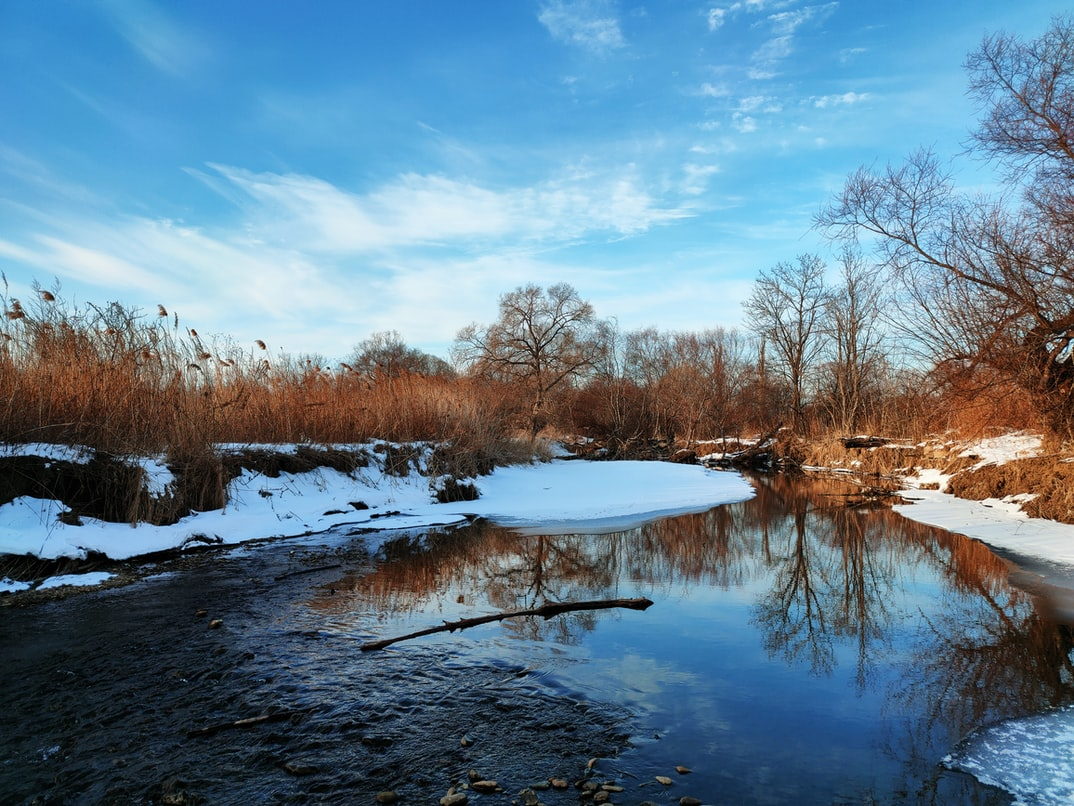
#> input picture Sample images and videos/Scene.jpg, 1074 x 806 px, found by its file name
$ python contours.py
#> lines starting #> are read from the running program, lines starting #| are printed output that depends on the picture; after the words box and inside, x2 and y2 are one past the last pixel; in counts of white or black regions, pixels touching at a corner belong together
#Basically the boundaries of objects
import cv2 as cv
import numpy as np


img = cv.imread('Sample images and videos\Scene.jpg')
#> img is the input picture: shape (806, 1074, 3); mean B, G, R 145.7, 126.5, 97.8
# print(img.shape)
cv.imshow('nature',img)

#Creating a blank page
blank = np.zeros(img.shape, dtype='uint8')
cv.imshow('blank',blank)
#grayscaling the image to have more visible edges
gray = cv.cvtColor(img , cv.COLOR_BGR2GRAY)
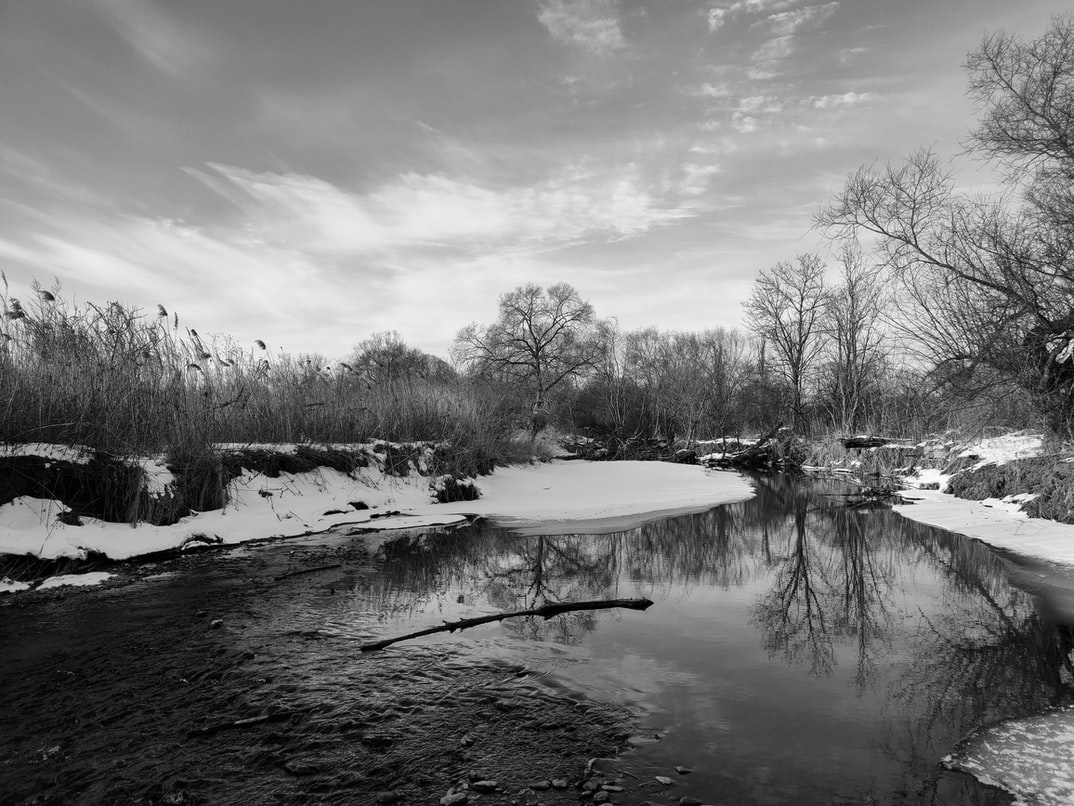
#> gray: shape (806, 1074); min 0, max 254, mean 120.1
cv.imshow('grey',gray)

#Using canny to figure out the edges
canny = cv.Canny(gray,125,150,)
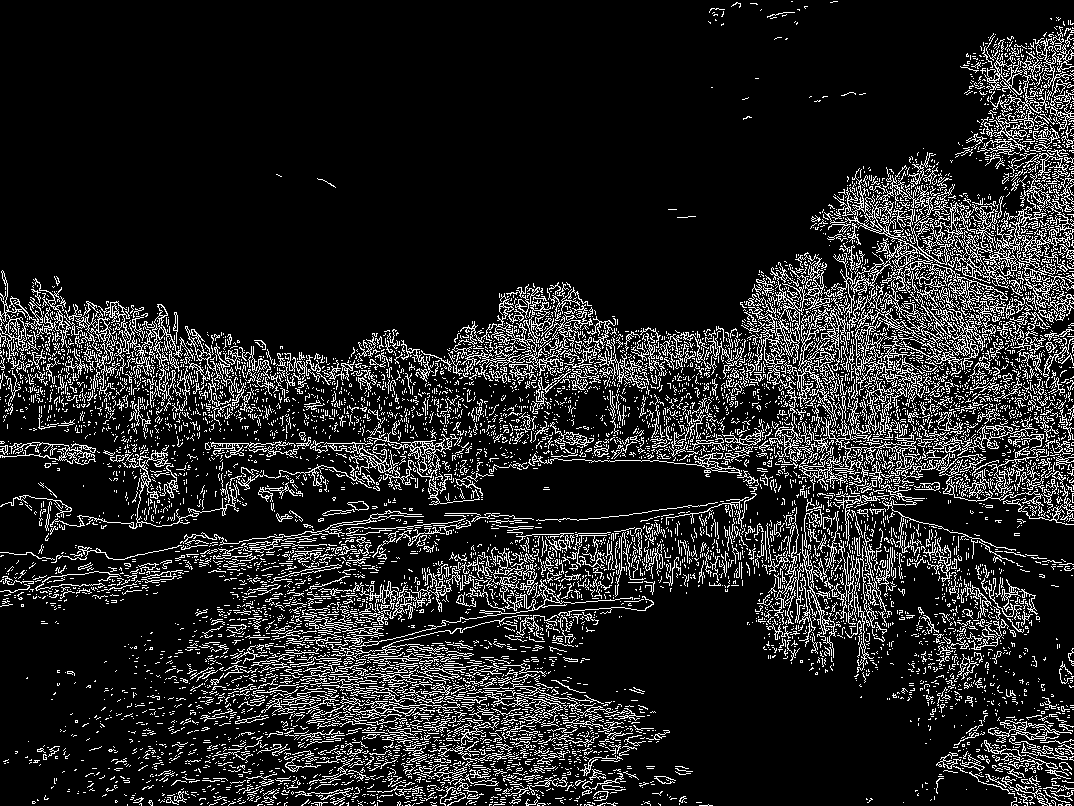
#> canny: shape (806, 1074); 13.6% white in thin lines or dots
cv.imshow('canny',canny)

#thresholding the image to figure out edges (Canny alternate)
ret , thresh = cv.threshold(gray,125,150,cv.THRESH_BINARY)
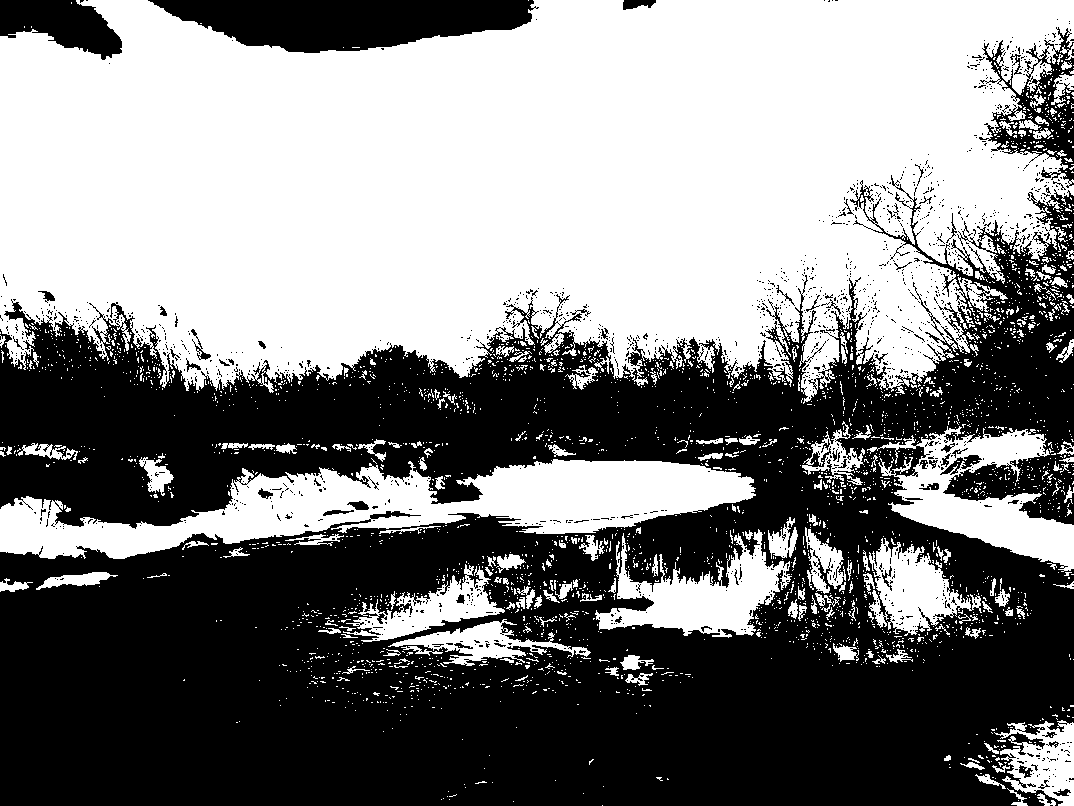
#> thresh: shape (806, 1074); values 0 (black) and 150 (white), 50.4% white; 1595 black regions (1536 under 20 px)
cv.imshow('thresh',thresh)


#using contours gives out a python list of all the co ordinates of the image pixels
contours , hierarchy = cv.findContours(thresh , cv.RETR_EXTERNAL , cv.CHAIN_APPROX_SIMPLE)
#> contours = 3010 contours, 2885 with area under 20; largest, box (x1, y1, x2, y2) and area: (0, 0, 1074, 404) 340403, (0, 459, 756, 559) 34344, (867, 426, 1074, 572) 11907, (595, 529, 792, 638) 8563, (869, 538, 982, 636) 5167
print(len(contours))
#| 3010

#writing the contour lines on the blank page
cv.drawContours(blank,contours,-1,(255,255,255),1)
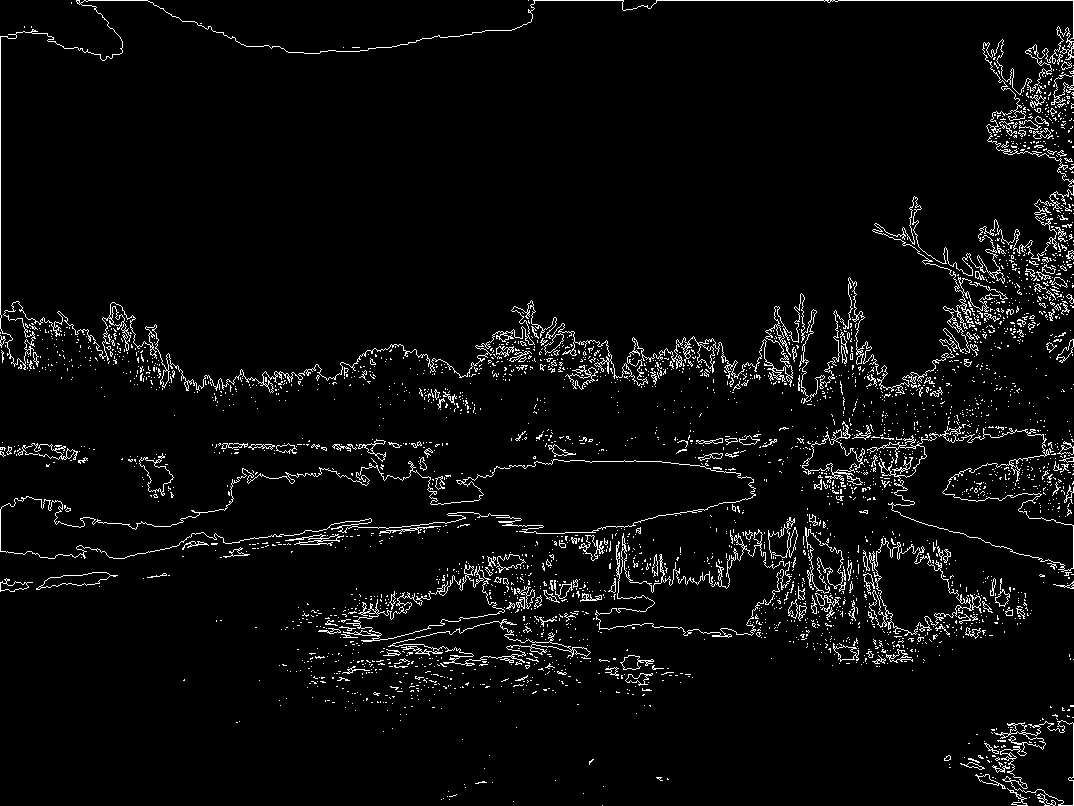
#> blank: shape (806, 1074, 3); 4.2% white in thin lines or dots
cv.imshow('cont drawn',blank)
print(hierarchy)
#> (printed output is left out)

cv.waitKey(0)

$ run again, with Sample images and videos/crowd.jpg copied over Sample images and videos/Scene.jpg
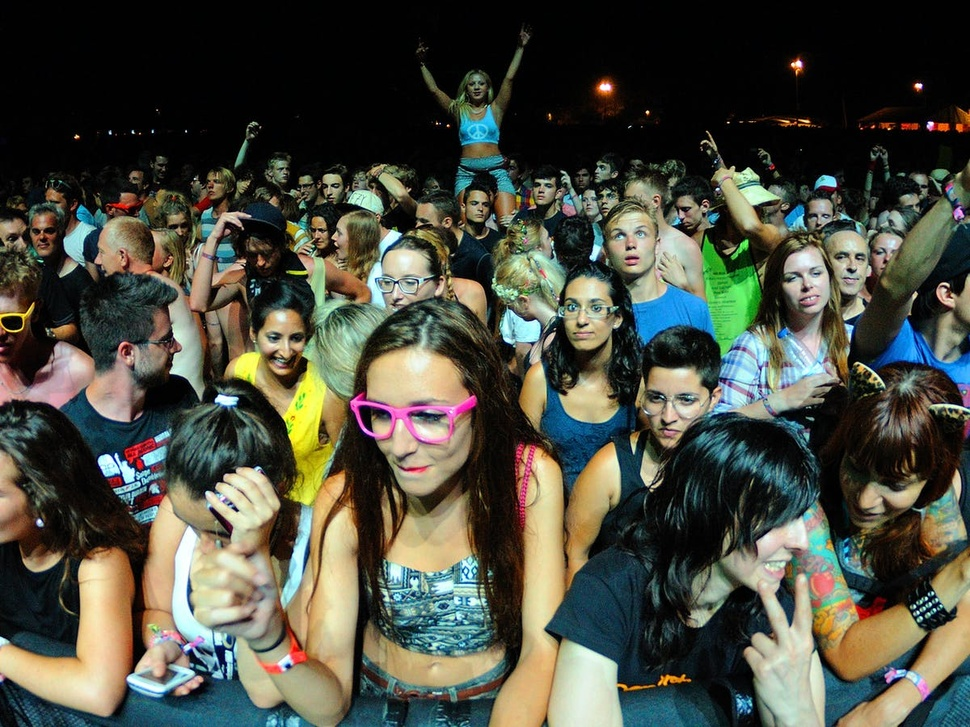
#> input picture Sample images and videos/crowd.jpg, 970 x 727 px, shrunk from 1200 x 900 before the run, found by its file name
#> img is the input picture: shape (727, 970, 3); mean B, G, R 64.9, 76.8, 75.1
#> `canny = cv.Canny(gray,125,150,)`:
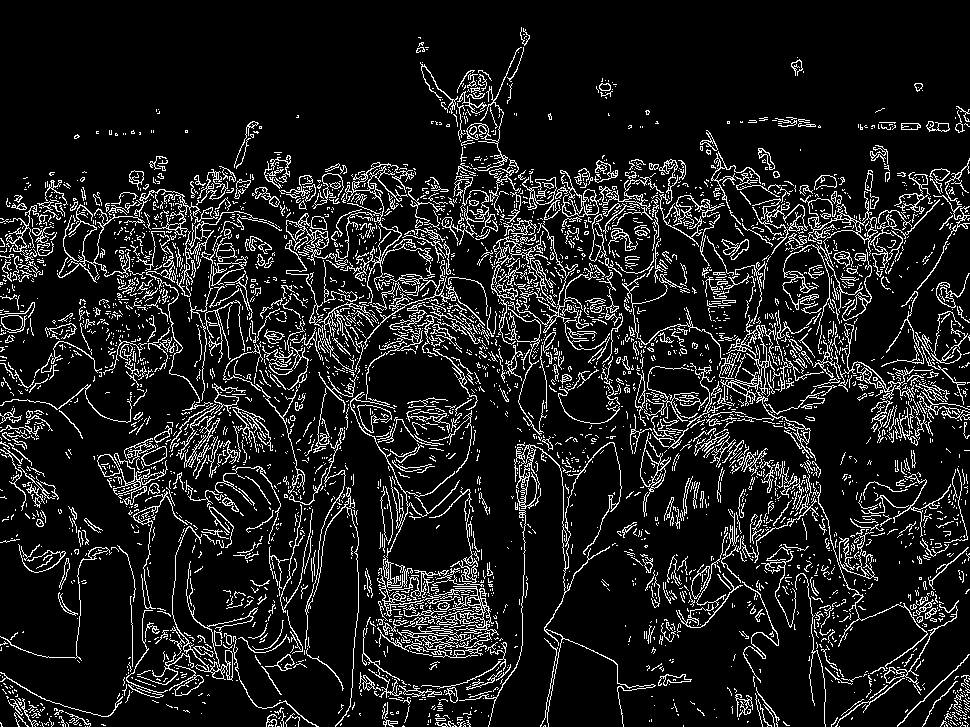
#> canny: shape (727, 970); 11.5% white in thin lines or dots
#> thresh: shape (727, 970); values 0 (black) and 150 (white), 29.3% white; 1166 white regions (926 under 20 px)
#> contours = 1143 contours, 969 with area under 20; largest, box (x1, y1, x2, y2) and area: (225, 221, 450, 691) 28720, (126, 466, 339, 727) 25462, (609, 181, 840, 447) 19844, (489, 446, 654, 727) 15442, (722, 501, 862, 727) 15190
#| 1143
#> `cv.drawContours(blank,contours,-1,(255,255,255),1)`:
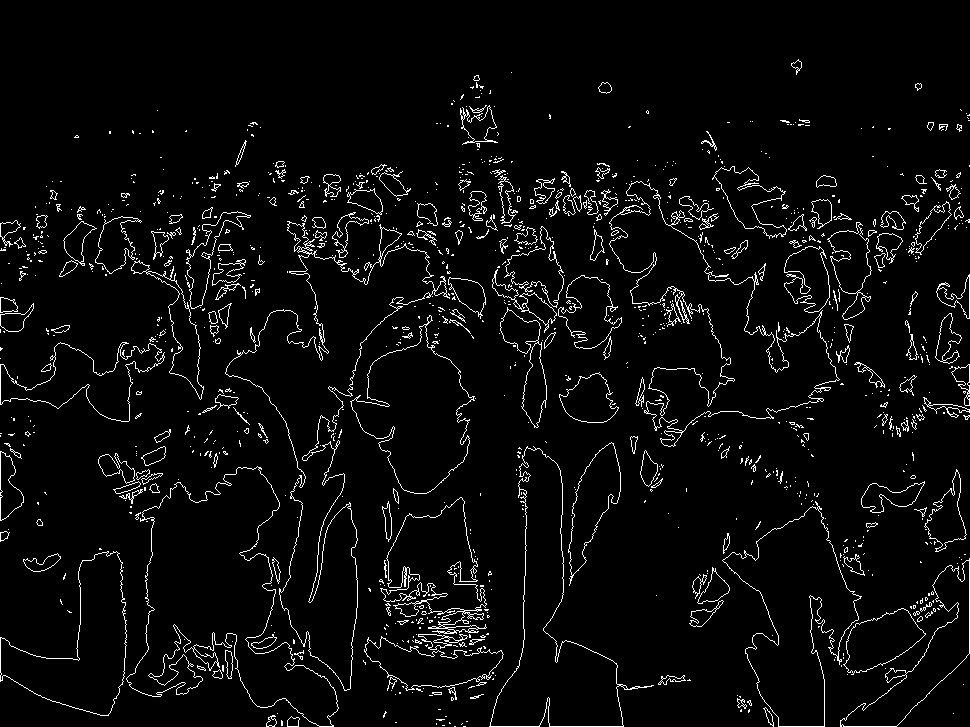
#> blank: shape (727, 970, 3); 4.2% white in thin lines or dots
#> (printed output is left out)
